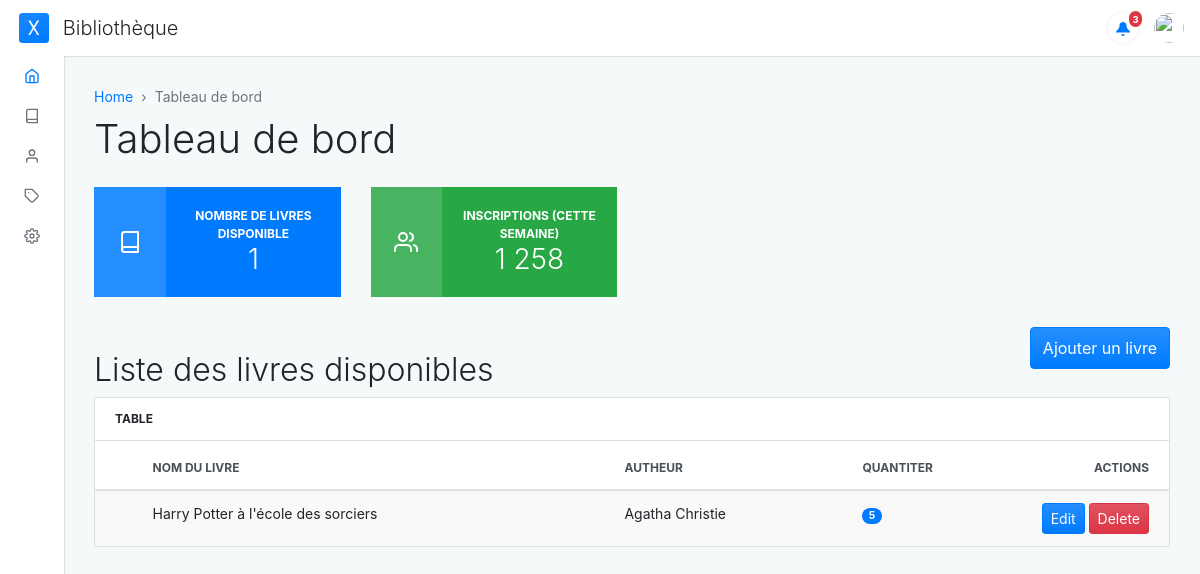
Before: / with the older database file.
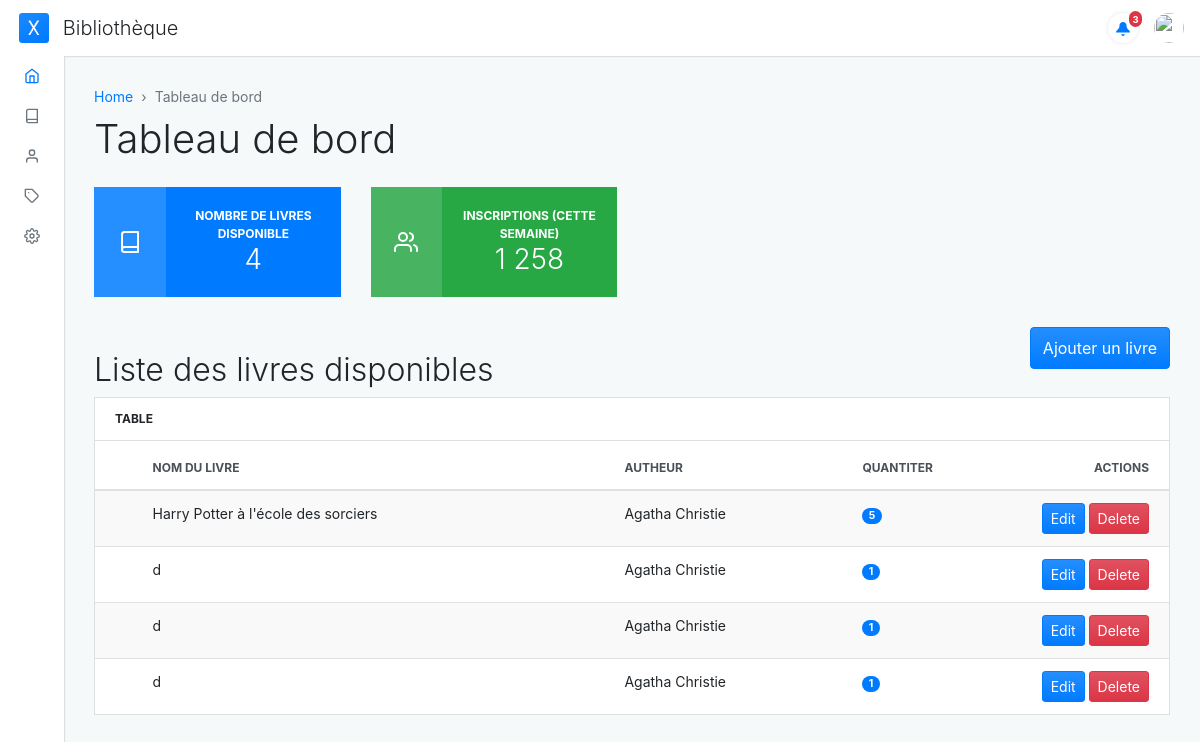
After: the same page with the newer database file.
### books/models.py (models this page shows, shortened)
class Books(models.Model):
    title = models.CharField(max_length=200)
    author = models.ForeignKey(Author,on_delete=models.CASCADE)
    category = models.ForeignKey(Category, null=True, on_delete=models.CASCADE)
    quantity = models.PositiveBigIntegerField(default=1)
    published_date = models.DateField()
    isbn = models.CharField(max_length=13, null=True, blank=True)
    class Meta:
        ordering = ['title']
        verbose_name_plural = 'Livres'

class Author(models.Model):
    name = models.CharField(max_length=150, unique=True)
    email = models.EmailField(unique=True, blank=True, null=True)
    def __str__(self):
        return self.name
    class Meta:
        ordering = ['name']
        verbose_name_plural = 'Auteurs'

### books/views.py (the view)
# urls.py: path('', views.index, name='index'),
def index(request):
    books = Books.objects.filter(quantity__gt=0)
    form = BookForm()
    return render(request, 'books/index.html', {'books': books, 'form': form})

### books/models.py (called while the page is built)
    def __str__(self):
        return self.name

### books/templates/books/index.html (shortened to what this page needs)
{% extends "base.html" %}
{% load widget_tweaks %}
{% block content %}
<div class="container-fluid">
    <nav aria-label="breadcrumb" role="navigation">
      <ol class="breadcrumb adminx-page-breadcrumb">
        <li class="breadcrumb-item"><a href="#">Home</a></li>
        <li class="breadcrumb-item active" aria-current="page">Tableau de bord</li>
      </ol>
    </nav>
    <div class="pb-3">
      <h1>Tableau de bord</h1>
    </div>
    <div class="row">
        <div class="col-md-6 col-lg-3 d-flex">
          <div class="card border-0 bg-primary text-white text-center mb-grid w-100">
            <div class="d-flex flex-row align-items-center h-100">
              <div class="card-icon d-flex align-items-center h-100 justify-content-center">
                <i data-feather="book"></i>
              </div>
              <div class="card-body">
                <div class="card-info-title">Nombre de livres disponible</div>
                <h3 class="card-title mb-0">{{ books.count }}</h3>
              </div>
            </div>
          </div>
        </div>
        <div class="col-md-6 col-lg-3 d-flex">
          <div class="card border-0 bg-success text-white text-center mb-grid w-100">
            <div class="d-flex flex-row align-items-center h-100">
              <div class="card-icon d-flex align-items-center h-100 justify-content-center">
              </div>
              <div class="card-body">
                <div class="card-info-title">Inscriptions (cette semaine)</div>
                <h3 class="card-title mb-0">1 258</h3>
              </div>
            </div>
          </div>
        </div>
      </div>
      <button type="button" class="btn btn-primary float-right" data-toggle="modal" data-target="#addBookModal">
        Ajouter un livre
      </button>
      <div class="mt-4 container-lg">
        <h2>Liste des livres disponibles</h2>
        <div class="card mb-grid">
          <div class="card-header d-flex justify-content-between align-items-center">
            <div class="card-header-title">Table</div>
          </div>
          <div class="table-responsive-md">
            <table class="table table-actions table-striped table-hover mb-0">
              <thead>
                <tr>
                  <th scope="col">
                    <label class="custom-control custom-checkbox m-0 p-0">
                    </label>
                  </th>
                  <th scope="col">Nom du livre</th>
                  <th scope="col">Autheur</th>
                  <th scope="col">Quantiter</th>
                  <th scope="col">Actions</th>
                </tr>
              </thead>
              <tbody>
                {% for book in books %}
                <tr>
                  <th scope="row">
                    <label class="custom-control custom-checkbox m-0 p-0">
                    </label>
                  </th>
                  <td>{{ book.title }}</td>
                  <td>{{ book.author }}</td>
                  <td>
                    <span class="badge badge-pill badge-primary">{{ book.quantity }}</span>
                  </td>
                  <td>
                    <button class="btn btn-sm btn-primary">Edit</button>
                    <button class="btn btn-sm btn-danger">Delete</button>
                  </td>
                </tr>
                {% endfor %}
              </tbody>
            </table>
          </div>
        </div>
      </div>
  </div>
{% endblock content %}

### templates/base.html (shortened to what this page needs)
{% load static %}
<!DOCTYPE html>
<html lang="fr">
  <head>
    <link rel="stylesheet" type="text/css" href="{% static 'dist/css/adminx.css' %}" media="screen" />
    <link rel="stylesheet" href="https://cdn.jsdelivr.net/npm/flatpickr/dist/flatpickr.min.css">
  </head>
  <body>
    <div class="adminx-container">
      <nav class="navbar navbar-expand justify-content-between fixed-top">
        <a class="navbar-brand mb-0 h1 d-none d-md-block" href="index.html">
          <img src="{% static 'demo/img/logo.png' %}" class="navbar-brand-image d-inline-block align-top mr-2" alt="">
          Bibliothèque
        </a>
        <ul class="navbar-nav d-flex justify-content-end mr-2">
          <li class="nav-item dropdown d-flex align-items-center mr-2">
            <a class="nav-link nav-link-notifications" id="dropdownNotifications" data-toggle="dropdown" href="#">
              <i class="oi oi-bell display-inline-block align-middle"></i>
              <span class="nav-link-notification-number">3</span>
            </a>
          </li>
          <li class="nav-item dropdown">
            <a class="nav-link avatar-with-name" id="navbarDropdownMenuLink" data-toggle="dropdown" href="#">
              <img src="https://s3.amazonaws.com/uifaces/faces/twitter/jsa/128.jpg" class="d-inline-block align-top" alt="">
            </a>
          </li>
        </ul>
      </nav>
    <div class="adminx-sidebar expand-hover push">
      <ul class="sidebar-nav">
        <li class="sidebar-nav-item">
        <a href="" class="sidebar-nav-link active">
          <span class="sidebar-nav-icon">
            <i data-feather="home"></i>
          </span>
        </a>
        </li>
        <li class="sidebar-nav-item">
        <a href="" class="sidebar-nav-link">
          <span class="sidebar-nav-icon">
            <i data-feather="book"></i>
          </span>
        </a>
        </li>
        <li class="sidebar-nav-item">
        <a href="" class="sidebar-nav-link">
          <span class="sidebar-nav-icon">
            <i data-feather="user"></i>
          </span>
        </a>
        </li>
        <li class="sidebar-nav-item">
        <a href="" class="sidebar-nav-link">
          <span class="sidebar-nav-icon">
            <i data-feather="tag"></i>
          </span>
        </a>
        </li>
        <li class="sidebar-nav-item">
        <a href="" class="sidebar-nav-link">
          <span class="sidebar-nav-icon">
            <i data-feather="settings"></i>
          </span>
        </a>
        </li>
      </ul>
    </div>
      <div class="adminx-content">
        <div class="adminx-main-content">
            {% block content %}{% endblock content %}
        </div>
      </div>
    </div>
  </body>
</html>

Changed rows visible on the page:
added Books: title "d", author "Agatha Christie", quantity "1"
added Books: title "d", author "Agatha Christie", quantity "1"
added Books: title "d", author "Agatha Christie", quantity "1"
Other visible differences:
{{ books.count }}: "1" → "4"
